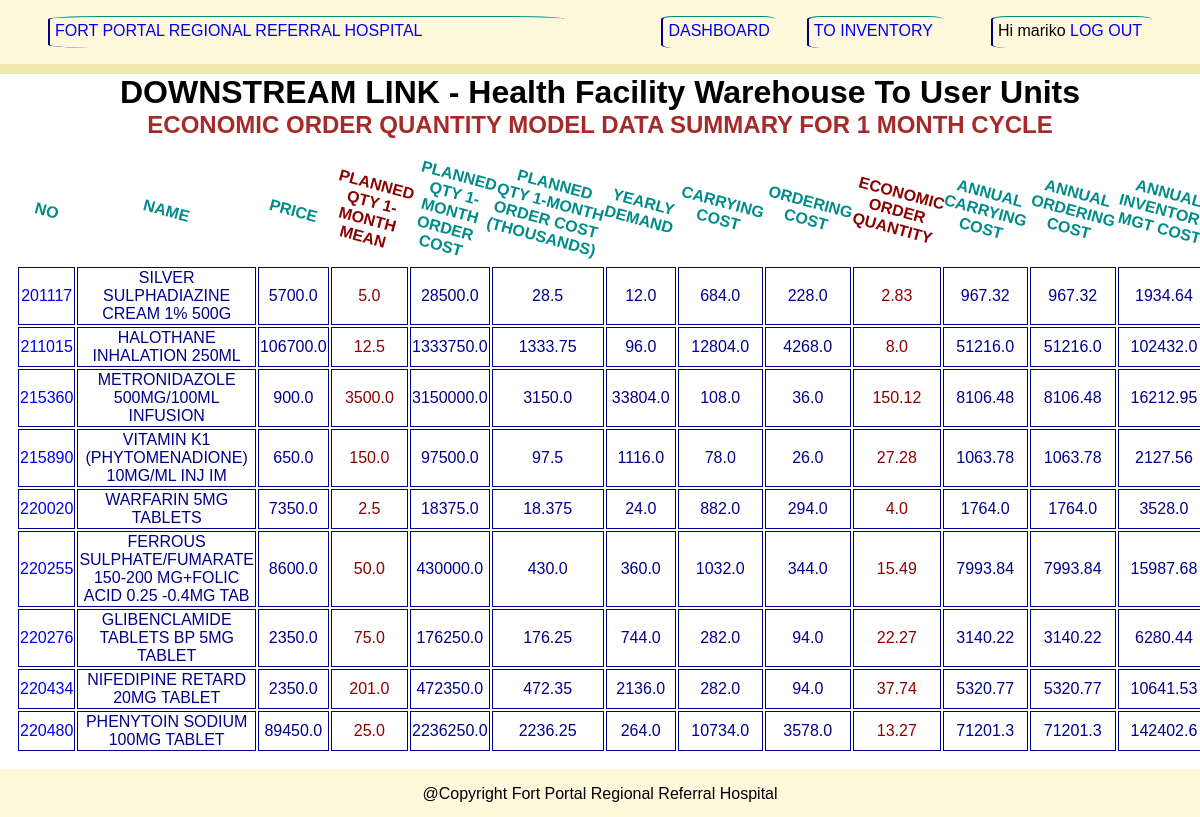
/analysis/eoq/1/month/over/funding/ (signed in), run on the app's committed database.
### analysis/models.py (models this page shows, shortened)
class ProductDetailExp(models.Model):
    code = models.IntegerField(default=100000,unique=True)
    description = models.CharField(unique=True,max_length=500)
    ven = models.CharField(max_length=5, null=True, blank=True)
    unit = models.DecimalField(max_digits=100, decimal_places=1, null=True)
    price = models.DecimalField(max_digits=100, decimal_places=1, null=True)
    planned_Qty_2Month_Mean = models.DecimalField(max_digits=100, decimal_places=1, null=True)
    currentStock = models.DecimalField(max_digits=100,decimal_places=3,default=0)

### inventory/decorators.py (the view)
        def wrapper_func(request,*args,**kwargs):
            group = request.user.groups.all()
            names = []
            for gp in group:
                names.append(str(gp.name))
            if status in names:
                return view_func2(request,*args,**kwargs)
            else:
                return HttpResponse("<h1>You are not authorized to access this page!</h1>")

### analysis/templates/analysis/eoq_1_month_list.html (shortened to what this page needs)
{% extends 'analysis_base.html' %}
{% block content%}
<div class="eoq" style="overflow:auto;">
    <h1 style="text-align:center;margin:0;">DOWNSTREAM LINK - Health Facility Warehouse To User Units</h1>
    <h2 style="text-align:center;margin:0;">ECONOMIC ORDER QUANTITY MODEL DATA SUMMARY FOR 1 MONTH CYCLE</h2>
    <table style="padding:1rem;">
        <thead>
        <tr>
            <th>NO</th>
            <th>NAME</th>
            <th>PRICE</th>
            <th style="color:darkred;">PLANNED QTY 1-MONTH MEAN</th>
            <th>PLANNED QTY 1-MONTH ORDER COST</th>
            <th>PLANNED QTY 1-MONTH ORDER COST (THOUSANDS)</th>
            <th>YEARLY DEMAND</th>
            <th>CARRYING COST</th>
            <th>ORDERING COST</th>
            <th style="color:darkred;">ECONOMIC ORDER QUANTITY</th>
            <th>ANNUAL CARRYING COST</th>
            <th>ANNUAL ORDERING COST</th>
            <th>ANNUAL INVENTORY MGT COST</th>
        </tr>
        </thead>
        <tbody>
    {% for i in data_df %}
    <tr>
        <td><a href="{% url 'eoq1cde' i.CODE %}">{{ i.CODE }}</a></td>
        <td>{{ i.DESCRIPTION }}</td>
        <td>{{ i.price }}</td>
        <td style="color:darkred;">{{ i.planned_qty_1_month_mean }}</td>
        <td>{{ i.planned_qty_1_month_order_cost }}</td>
        <td>{{ i.planned_qty_1_month_order_cost_thousands }}</td>
        <td>{{ i.year_demand }}</td>
        <td>{{ i.carrying_cost }}</td>
        <td>{{ i.ordering_cost }}</td>
        <td style="color:darkred;">{{ i.economic_order_quantity }}</td>
        <td>{{ i.annual_carrying_cost }}</td>
        <td>{{ i.annual_ordering_cost }}</td>
        <td>{{ i.annual_inventory_mgt_cost }}</td>
        </tr>
        {% endfor %}
        </tbody>
    </table>
</div>
{% endblock %}

### analysis/templates/analysis_base.html (shortened to what this page needs)
<!DOCTYPE html>
{% load static %}
<html lang="en">
<head>
    <link rel="stylesheet" type="text/css" href="{% static 'css/myCss.css' %}">
</head>
<body>
<div style="display: flex; flex-direction: column; min-height:100vh;">
    <div class="header">
        <p style="flex-grow:1;margin-left:3rem;margin-right:5rem;"><a href="{% url 'productsDashboard' %}">
            FORT PORTAL REGIONAL REFERRAL HOSPITAL</a></p>
        <p style="margin-left:1rem;margin-right:2rem;"><a href="{% url 'productsDashboard' %}">DASHBOARD</a></p>
        <p style="margin-right: 3rem;;padding-right:10px;"><a href="{% url 'inventoryLink' %}">TO INVENTORY</a></p>
        {% if request.user %}
        <p style="margin-right: 3rem;;padding-right:10px;"><span>Hi {{ request.user }}</span>
            <a href="{% url 'logout_user' %}">LOG OUT</a></p>
        {% else %}
        <p style="margin-right: 3rem;;padding-right:10px;"><a href="{% url 'login_user' %}">LOG IN</a></p>
        {% endif %}
    </div>
    <div class="main" style="flex-grow:1">
        {% block content %}
        {% endblock %}
    </div>
    <div style="display :flex; background:cornsilk; height:3rem; justify-content: space-evenly;">
        <p>@Copyright Fort Portal Regional Referral Hospital</p>
    </div>
</div>
</body>
</html>

### analysis/templates/analysis_base.html (style rules this page uses)
body { margin:0; font-family: sans-serif; }
.header { display :flex; background: cornsilk; height:4rem; justify-content: space-evenly; border-bottom: 10px solid palegoldenrod; }
a { text-decoration : none; }
td { border: 1px solid blue; }

### analysis/templates/analysis/eoq_1_month_list.html (style rules this page uses)
.header { background: cornsilk; }
body > div > div.header > p { border-top: 1px solid darkcyan; border-left: 2px solid darkblue; border-radius:10%; padding:5px; }
.eoq { display:flex; flex-direction:column; }
h2 { color: brown; }
th { padding:0; color : darkcyan; transform: rotateZ(15deg); }
td { border: 1px solid darkblue; color:darkblue; text-align:center; }

### data on the page
ProductDetailExp: CODE "201117", DESCRIPTION "SILVER SULPHADIAZINE CREAM 1% 500G", price "5700.0", planned_qty_1_month_mean "5.0", planned_qty_1_month_order_cost "28500.0", planned_qty_1_month_order_cost_thousands "28.5", year_demand "12.0", carrying_cost "684.0", ordering_cost "228.0", economic_order_quantity "2.83", annual_carrying_cost "967.32", annual_ordering_cost "967.32", annual_inventory_mgt_cost "1934.64"
ProductDetailExp: CODE "211015", DESCRIPTION "HALOTHANE INHALATION 250ML", price "106700.0", planned_qty_1_month_mean "12.5", planned_qty_1_month_order_cost "1333750.0", planned_qty_1_month_order_cost_thousands "1333.75", year_demand "96.0", carrying_cost "12804.0", ordering_cost "4268.0", economic_order_quantity "8.0", annual_carrying_cost "51216.0", annual_ordering_cost "51216.0", annual_inventory_mgt_cost "102432.0"
ProductDetailExp: CODE "215360", DESCRIPTION "METRONIDAZOLE 500MG/100ML INFUSION", price "900.0", planned_qty_1_month_mean "3500.0", planned_qty_1_month_order_cost "3150000.0", planned_qty_1_month_order_cost_thousands "3150.0", year_demand "33804.0", carrying_cost "108.0", ordering_cost "36.0", economic_order_quantity "150.12", annual_carrying_cost "8106.48", annual_ordering_cost "8106.48", annual_inventory_mgt_cost "16212.95"
ProductDetailExp: CODE "215890", DESCRIPTION "VITAMIN K1 (PHYTOMENADIONE) 10MG/ML INJ IM", price "650.0", planned_qty_1_month_mean "150.0", planned_qty_1_month_order_cost "97500.0", planned_qty_1_month_order_cost_thousands "97.5", year_demand "1116.0", carrying_cost "78.0", ordering_cost "26.0", economic_order_quantity "27.28", annual_carrying_cost "1063.78", annual_ordering_cost "1063.78", annual_inventory_mgt_cost "2127.56"
ProductDetailExp: CODE "220020", DESCRIPTION "WARFARIN 5MG TABLETS", price "7350.0", planned_qty_1_month_mean "2.5", planned_qty_1_month_order_cost "18375.0", planned_qty_1_month_order_cost_thousands "18.375", year_demand "24.0", carrying_cost "882.0", ordering_cost "294.0", economic_order_quantity "4.0", annual_carrying_cost "1764.0", annual_ordering_cost "1764.0", annual_inventory_mgt_cost "3528.0"
ProductDetailExp: CODE "220255", DESCRIPTION "FERROUS SULPHATE/FUMARATE 150-200 MG+FOLIC ACID 0.25 -0.4MG TAB", price "8600.0", planned_qty_1_month_mean "50.0", planned_qty_1_month_order_cost "430000.0", planned_qty_1_month_order_cost_thousands "430.0", year_demand "360.0", carrying_cost "1032.0", ordering_cost "344.0", economic_order_quantity "15.49", annual_carrying_cost "7993.84", annual_ordering_cost "7993.84", annual_inventory_mgt_cost "15987.68"
ProductDetailExp: CODE "220276", DESCRIPTION "GLIBENCLAMIDE TABLETS BP 5MG TABLET", price "2350.0", planned_qty_1_month_mean "75.0", planned_qty_1_month_order_cost "176250.0", planned_qty_1_month_order_cost_thousands "176.25", year_demand "744.0", carrying_cost "282.0", ordering_cost "94.0", economic_order_quantity "22.27", annual_carrying_cost "3140.22", annual_ordering_cost "3140.22", annual_inventory_mgt_cost "6280.44"
ProductDetailExp: CODE "220434", DESCRIPTION "NIFEDIPINE RETARD 20MG TABLET", price "2350.0", planned_qty_1_month_mean "201.0", planned_qty_1_month_order_cost "472350.0", planned_qty_1_month_order_cost_thousands "472.35", year_demand "2136.0", carrying_cost "282.0", ordering_cost "94.0", economic_order_quantity "37.74", annual_carrying_cost "5320.77", annual_ordering_cost "5320.77", annual_inventory_mgt_cost "10641.53"
ProductDetailExp: CODE "220480", DESCRIPTION "PHENYTOIN SODIUM 100MG TABLET", price "89450.0", planned_qty_1_month_mean "25.0", planned_qty_1_month_order_cost "2236250.0", planned_qty_1_month_order_cost_thousands "2236.25", year_demand "264.0", carrying_cost "10734.0", ordering_cost "3578.0", economic_order_quantity "13.27", annual_carrying_cost "71201.3", annual_ordering_cost "71201.3", annual_inventory_mgt_cost "142402.6"

### other printed values
{{ request.user }} "mariko"
